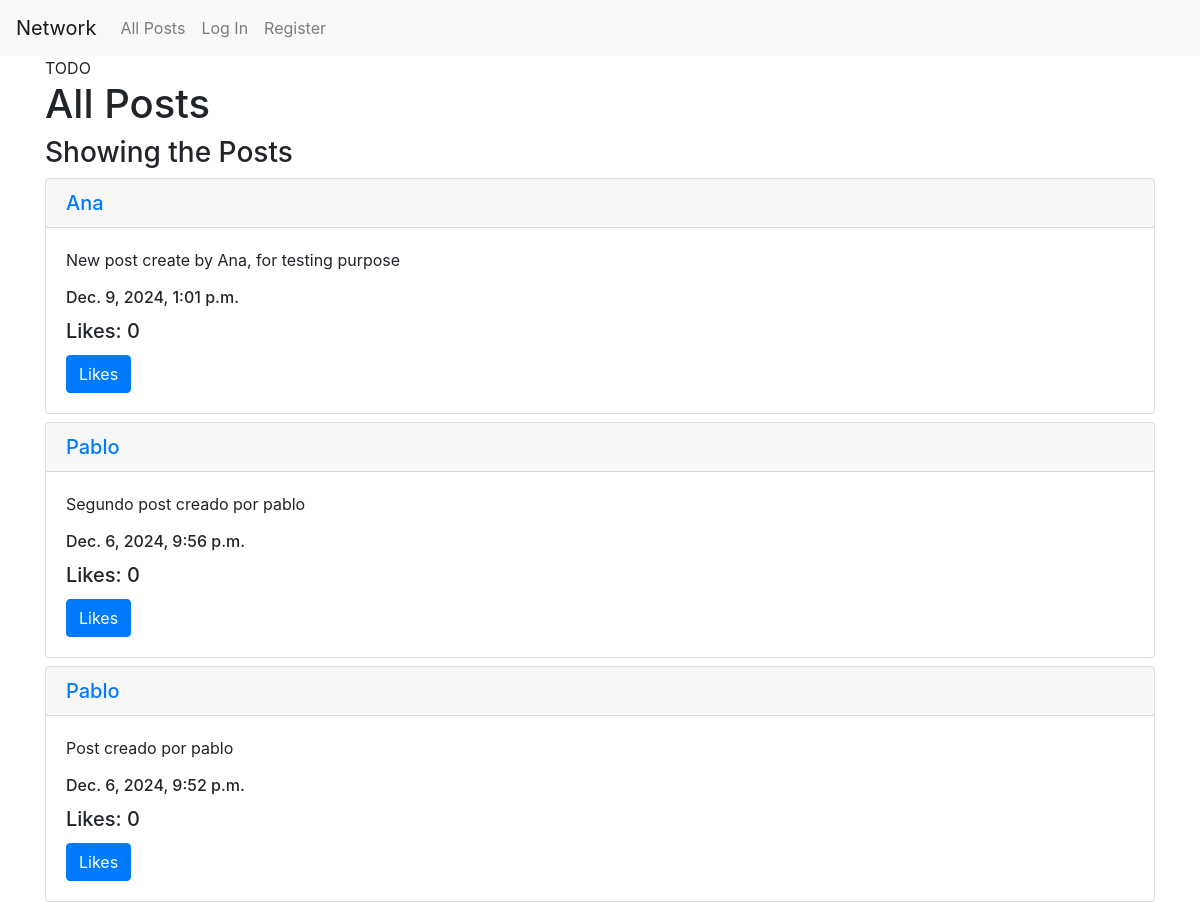
Before: /all-posts (upper part) with the older database file.
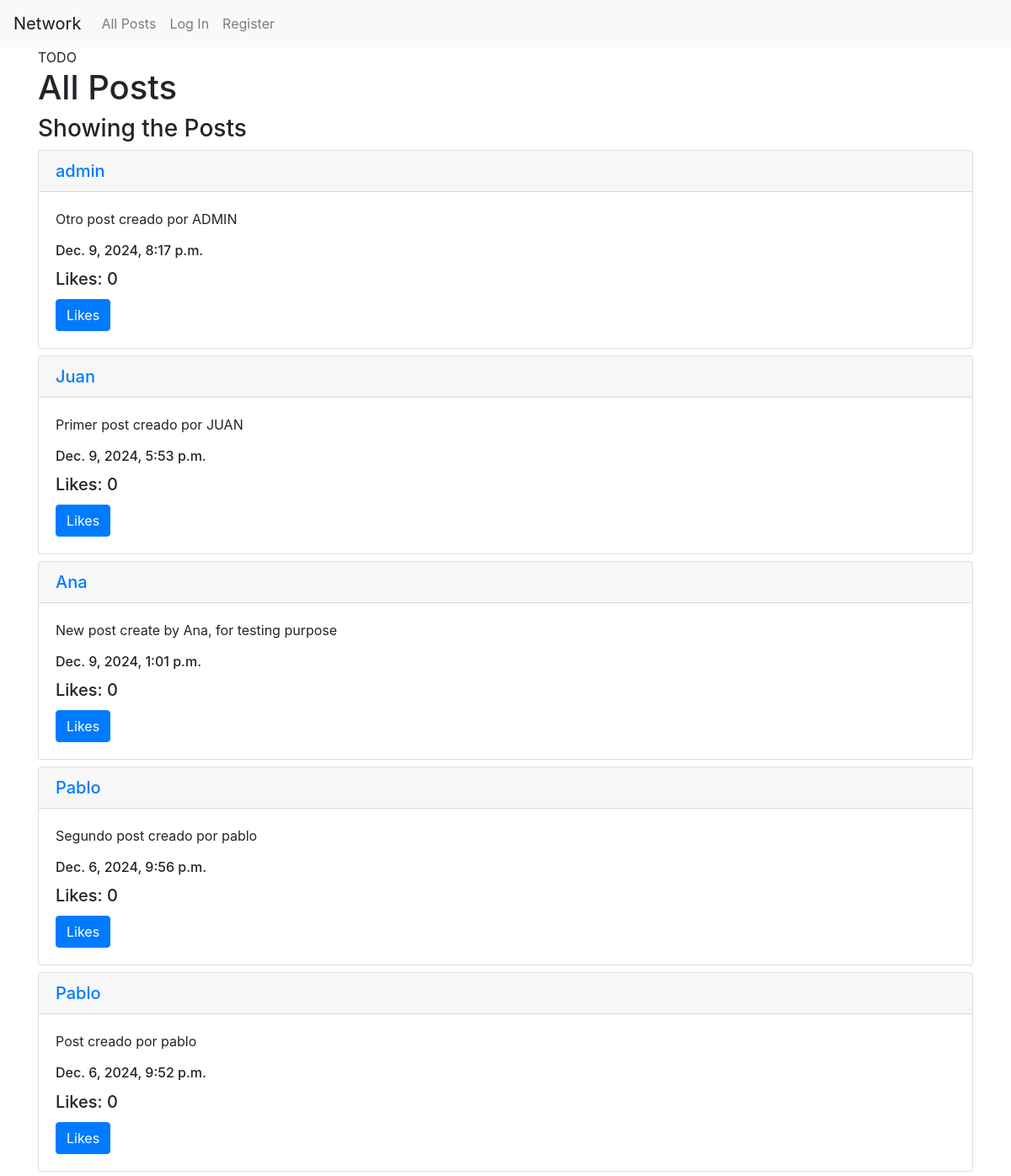
After: the same page with the newer database file.
### network/models.py (models this page shows)
class Post(models.Model):
    user = models.ForeignKey(User, on_delete=models.CASCADE, related_name="posts")
    content = models.TextField()
    timestamp = models.DateTimeField(default=now)
    likes = models.ManyToManyField(User, related_name="liked_posts", blank=True)
    def like_count(self):
        return self.likes.count()
    def __str__(self):
        return f"{self.user.username} - {self.content[:30]}"
    def serialize(self):
        return {
            "id": self.id,
            "user": self.user.username,
            "content": self.content,
        }

class User(AbstractUser):
    pass

### network/views.py (the view)
# urls.py: path("all-posts", views.all_posts, name="all_posts"),
def all_posts(request):
    posts = Post.objects.all().order_by("-timestamp")
    paginator = Paginator(posts, 10)
    page_number = request.GET.get("page")
    list_posts = paginator.get_page(page_number)
    print(posts)
    posts_json = Post.objects.all().values()
    print(posts_json)
    print(" ------------------- ")
    posts_serialize = [post.serialize() for post in posts]
    print(posts_serialize)
    print(" ------       --------       ----- ")
    users = User.objects.all()
    print(users)
    users_json = User.objects.all().values()
    print(users_json)
    return render(request, "network/all_posts.html", {
        "posts": list_posts,
    })

### network/templates/network/all_posts.html (shortened to what this page needs)
{% extends "network/layout.html" %}
{% block body %}
    <div  class="container">
    TODO
    <h1>All Posts</h1>
    <div id="posts-container">
        <h3>Showing the Posts</h3>
      {% for post in posts %}
      <div class="card my-2">
        <a href="{% url 'profile_page' post.user.username %}">
          <h5 class="card-header">{{post.user.username}}</h5>
        </a>
        <div class="card-body">
            <p class="card-text">{{post.content}}</p>
            <h6 class="card-title">{{post.timestamp}}</h6>
          <h5 class="card-title">Likes: {{post.like_count}}</h5>
          <button class="btn btn-primary">Likes</button>
        </div>
      </div>
      {% endfor %}
    </div>
    </div>
{% endblock %}

Changed rows visible on the page:
added Post: user.username "admin", content "Otro post creado por ADMIN", timestamp "Dec. 9, 2024, 8:17 p.m.", like_count "0"
added Post: user.username "Juan", content "Primer post creado por JUAN", timestamp "Dec. 9, 2024, 5:53 p.m.", like_count "0"
